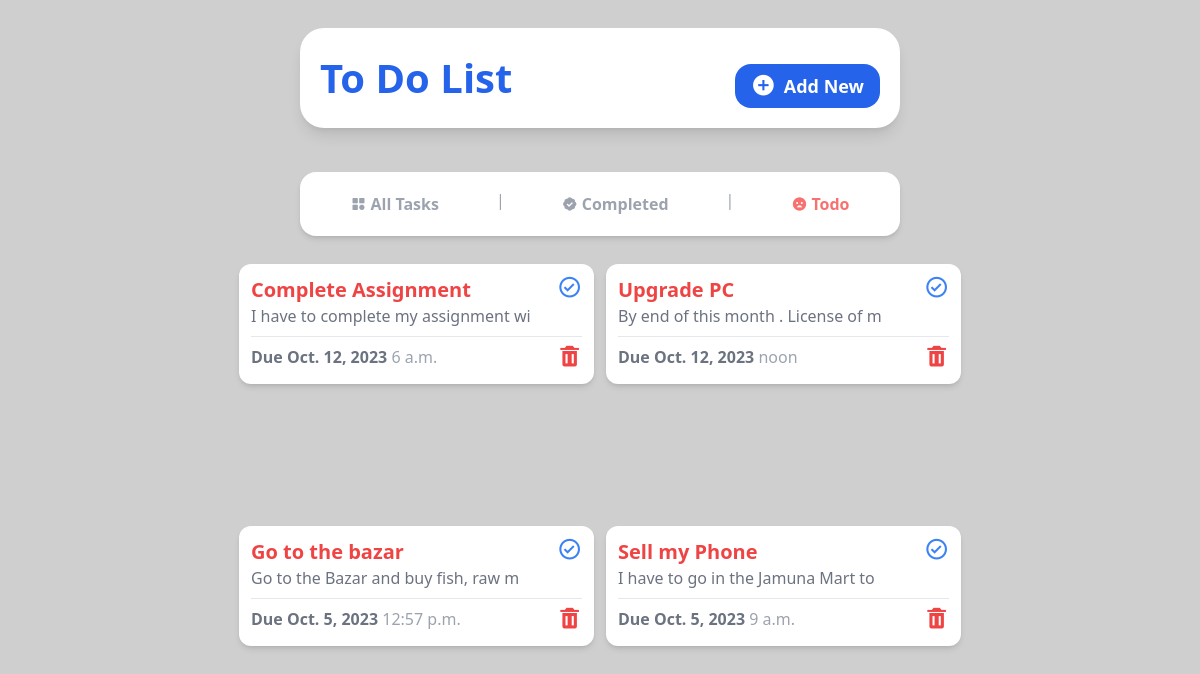
Page /remaining on the committed database.
### tasks/models.py (models this page shows, shortened)
class Task(models.Model):
    title = models.CharField(max_length=35)
    description = models.TextField(null=True, blank=True)
    due_date = models.DateField()
    due_time = models.TimeField()
    completed = models.BooleanField(default=False)

### tasks/views.py (the view)
# urls.py: path('remaining',views.remiaining, name='remaining'),
def remiaining(request):
   incompleted_task = Task.objects.filter(completed = False)
   return render(request, 'remaining.html',{'tasks':incompleted_task})

### tasks/templates/remaining.html
{% include 'base.html' %} {% include 'remaining_nav.html' %} {% block content %}
<section
  class="flex flex-1 flex-wrap justify-center gap-3 bg-[#fff0] w-10/12 md:w-11/12 h-full mb-3 rounded-2xl p-3 overflow-y-auto scrollbar-hide"
>
  {% for task in tasks %}
  <div
    class="w-[355px] shadow-md flex flex-col bg-white h-[120px] rounded-xl p-3"
  >
    <div class="flex flex-row justify-between">
      <div>
        <a href="{% url 'task_detail' task.id %}">
          <h1 class="text-red-500 font-semibold text-xl">{{task.title}}</h1>
        </a>
        <p class="text-gray-500 text-md">{{task.description|slice:":35"}}</p>
      </div>
      <a href="{% url 'toggle_complete' task.id%}">
        <i class="bx bx-check-circle bx-sm text-blue-500"></i>
      </a>
    </div>
    <hr class="border-t border-gray-200 my-2" />
    <div class="flex flex-row justify-between">
      <h2 class="text-gray-500 font-bold">
        Due {{task.due_date}}
        <span class="font-medium text-gray-400">{{task.due_time}}</span>
      </h2>
      <a href="{% url 'delete' task.id %}">
        <i class="bx bxs-trash bx-sm text-red-500"></i>
      </a>
    </div>
  </div>
  {% endfor %}
</section>
{% endblock content %}

### tasks/static/style.css (style rules this page uses)
html { line-height: 1.5; -webkit-text-size-adjust: 100%; -moz-tab-size: 4; -o-tab-size: 4; tab-size: 4; font-family: ui-sans-serif, system-ui, -apple-system, BlinkMacSystemFont, "Segoe UI", Roboto, "Helvetica Neue", Arial, "Noto Sans", sans-serif, "Apple Color Emoji", "Segoe UI Emoji", "Segoe UI Symbol", "Noto Color Emoji"; font-feature-settings: normal; font-variation-settings: normal; }
body { margin: 0; line-height: inherit; }
hr { height: 0; color: inherit; border-top-width: 1px; }
h1, h2, h3, h4, h5, h6 { font-size: inherit; font-weight: inherit; }
a { color: inherit; text-decoration: inherit; }
blockquote, dl, dd, h1, h2, h3, h4, h5, h6, hr, figure, p, pre { margin: 0; }
.my-2 { margin-top: 0.5rem; margin-bottom: 0.5rem; }
.mb-3 { margin-bottom: 0.75rem; }
.flex { display: flex; }
.h-\[120px\] { height: 120px; }
.h-full { height: 100%; }
.h-screen { height: 100vh; }
.w-10\/12 { width: 83.333333%; }
.w-\[355px\] { width: 355px; }
.flex-1 { flex: 1 1 0%; }
.flex-row { flex-direction: row; }
.flex-col { flex-direction: column; }
.flex-wrap { flex-wrap: wrap; }
.items-center { align-items: center; }
.justify-center { justify-content: center; }
.justify-between { justify-content: space-between; }
.gap-3 { gap: 0.75rem; }
.gap-4 { gap: 1rem; }
.overflow-y-auto { overflow-y: auto; }
.rounded-2xl { border-radius: 1rem; }
.rounded-xl { border-radius: 0.75rem; }
.border-t { border-top-width: 1px; }
.border-gray-200 { --tw-border-opacity: 1; border-color: rgb(229 231 235 / var(--tw-border-opacity)); }
.bg-\[\#cfcfcf\] { --tw-bg-opacity: 1; background-color: rgb(207 207 207 / var(--tw-bg-opacity)); }
.bg-\[\#fff0\] { background-color: #fff0; }
.bg-white { --tw-bg-opacity: 1; background-color: rgb(255 255 255 / var(--tw-bg-opacity)); }
.p-3 { padding: 0.75rem; }
.text-xl { font-size: 1.25rem; line-height: 1.75rem; }
.font-bold { font-weight: 700; }
.font-medium { font-weight: 500; }
.font-semibold { font-weight: 600; }
.text-blue-500 { --tw-text-opacity: 1; color: rgb(59 130 246 / var(--tw-text-opacity)); }
.text-gray-400 { --tw-text-opacity: 1; color: rgb(156 163 175 / var(--tw-text-opacity)); }
.text-gray-500 { --tw-text-opacity: 1; color: rgb(107 114 128 / var(--tw-text-opacity)); }
.text-red-500 { --tw-text-opacity: 1; color: rgb(239 68 68 / var(--tw-text-opacity)); }
.shadow-md { --tw-shadow: 0 4px 6px -1px rgb(0 0 0 / 0.1), 0 2px 4px -2px rgb(0 0 0 / 0.1); --tw-shadow-colored: 0 4px 6px -1px var(--tw-shadow-color), 0 2px 4px -2px var(--tw-shadow-color); box-shadow: var(--tw-ring-offset-shadow, 0 0 #0000), var(--tw-ring-shadow, 0 0 #0000), var(--tw-shadow); }
@media (min-width: 768px) { .md\:w-11\/12 { width: 91.666667%; } }

### rows in the picture
Task: title "Complete Assignment", description "I have to complete my assignment wi", due_date "Oct. 12, 2023", due_time "6 a.m."
Task: title "Upgrade PC", description "By end of this month . License of m", due_date "Oct. 12, 2023", due_time "noon"
Task: title "Go to the bazar", description "Go to the Bazar and buy fish, raw m", due_date "Oct. 5, 2023", due_time "12:57 p.m."
Task: title "Sell my Phone", description "I have to go in the Jamuna Mart to", due_date "Oct. 5, 2023", due_time "9 a.m."
